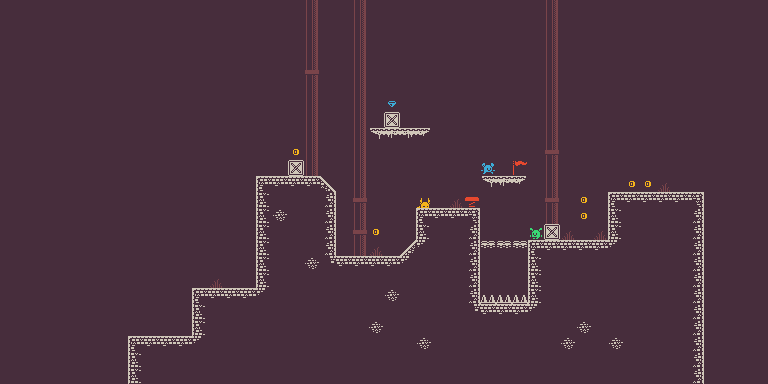

This is a level from a 2D game, rendered from its Tiled map with the project's own tilesets. A one-line summary and the complete map file follow:
An orthogonal 48x24 tile map with 16x16 px tiles, 1 tile layer (Tile Layer 1).

<map version="1.10" tiledversion="1.10.1" orientation="orthogonal" renderorder="right-down" width="48" height="24" tilewidth="16" tileheight="16" infinite="0" nextlayerid="3" nextobjectid="1">
 <tileset firstgid="1" name="colored" tilewidth="16" tileheight="16" spacing="1" tilecount="1024" columns="32">
  <image source="tileset_legacy.png" width="543" height="543" />
 </tileset>
 <layer id="2" name="Tile Layer 1" width="48" height="24">
  <data encoding="csv">
1,1,1,1,1,1,1,1,1,1,1,1,1,1,1,1,1,1,1,55,1,1,55,1,1,1,1,1,1,1,1,1,1,1,55,1,1,1,1,1,1,1,1,1,1,1,1,1,
1,1,1,1,1,1,1,1,1,1,1,1,1,1,1,1,1,1,1,55,1,1,55,1,1,1,1,1,1,1,1,1,1,1,55,1,1,1,1,1,1,1,1,1,1,1,1,1,
1,1,1,1,1,1,1,1,1,1,1,1,1,1,1,1,1,1,1,55,1,1,55,1,1,1,1,1,1,1,1,1,1,1,55,1,1,1,1,1,1,1,1,1,1,1,1,1,
1,1,1,1,1,1,1,1,1,1,1,1,1,1,1,1,1,1,1,55,1,1,55,1,1,1,1,1,1,1,1,1,1,1,55,1,1,1,1,1,1,1,1,1,1,1,1,1,
1,1,1,1,1,1,1,1,1,1,1,1,1,1,1,1,1,1,1,87,1,1,55,1,1,1,1,1,1,1,1,1,1,1,55,1,1,1,1,1,1,1,1,1,1,1,1,1,
1,1,1,1,1,1,1,1,1,1,1,1,1,1,1,1,1,1,1,55,1,1,55,1,1,1,1,1,1,1,1,1,1,1,55,1,1,1,1,1,1,1,1,1,1,1,1,1,
1,1,1,1,1,1,1,1,1,1,1,1,1,1,1,1,1,1,1,55,1,1,55,1,152,1,1,1,1,1,1,1,1,1,55,1,1,1,1,1,1,1,1,1,1,1,1,1,
1,1,1,1,1,1,1,1,1,1,1,1,1,1,1,1,1,1,1,55,1,1,55,1,88,1,1,1,1,1,1,1,1,1,55,1,1,1,1,1,1,1,1,1,1,1,1,1,
1,1,1,1,1,1,1,1,1,1,1,1,1,1,1,1,1,1,1,55,1,1,55,214,215,2147483863,216,1,1,1,1,1,1,1,55,1,1,1,1,1,1,1,1,1,1,1,1,1,
1,1,1,1,1,1,1,1,1,1,1,1,1,1,1,1,1,1,151,55,1,1,55,1,1,1,1,1,1,1,1,1,1,1,87,1,1,1,1,1,1,1,1,1,1,1,1,1,
1,1,1,1,1,1,1,1,1,1,1,1,1,1,1,1,1,1,88,55,1,1,55,1,1,1,1,1,1,1,246,1,306,1,55,1,1,1,1,1,1,1,1,1,1,1,1,1,
1,1,1,1,1,1,1,1,1,1,1,1,1,1,1,1,19,20,20,20,118,1,55,1,1,1,1,1,1,1,214,215,216,1,55,1,1,1,1,151,151,86,1,1,1,1,1,1,
1,1,1,1,1,1,1,1,1,1,1,1,1,1,1,1,51,1,1,1,53,1,87,1,1,1,280,1,86,183,1,1,1,1,87,1,151,1,19,20,20,20,20,21,1,1,1,1,
1,1,1,1,1,1,1,1,1,1,1,1,1,1,1,1,51,52,1,1,53,1,55,1,1,1,19,20,20,21,1,1,1,1,55,1,151,1,51,1,1,1,1,53,1,1,1,1,
1,1,1,1,1,1,1,1,1,1,1,1,1,1,1,1,51,1,1,1,53,1,87,151,1,1,51,1,1,53,1,1,1,2147483956,88,86,1,86,51,1,1,1,1,53,1,1,1,1,
1,1,1,1,1,1,1,1,1,1,1,1,1,1,1,1,51,1,1,1,53,1,55,86,1,117,148,1,1,53,179,179,179,19,20,20,20,20,148,1,1,1,1,53,1,1,1,1,
1,1,1,1,1,1,1,1,1,1,1,1,1,1,1,1,51,1,1,52,147,20,20,20,20,148,1,1,1,53,1,1,1,51,1,1,1,1,1,1,1,1,1,53,1,1,1,1,
1,1,1,1,1,1,1,1,1,1,1,1,1,86,1,1,51,1,1,1,1,1,1,1,1,1,1,1,1,53,1,1,1,51,1,1,1,1,1,1,1,1,1,53,1,1,1,1,
1,1,1,1,1,1,1,1,1,1,1,1,19,20,20,20,148,1,1,1,1,1,1,1,52,1,1,1,1,53,23,23,23,51,1,1,1,1,1,1,1,1,1,53,1,1,1,1,
1,1,1,1,1,1,1,1,1,1,1,1,51,1,1,1,1,1,1,1,1,1,1,1,1,1,1,1,1,147,20,20,20,148,1,1,1,1,1,1,1,1,1,53,1,1,1,1,
1,1,1,1,1,1,1,1,1,1,1,1,51,1,1,1,1,1,1,1,1,1,1,52,1,1,1,1,1,1,1,1,1,1,1,1,52,1,1,1,1,1,1,53,1,1,1,1,
1,1,1,1,1,1,1,1,19,20,20,20,148,1,1,1,1,1,1,1,1,1,1,1,1,1,52,1,1,1,1,1,1,1,1,52,1,1,52,1,1,1,1,53,1,1,1,1,
1,1,1,1,1,1,1,1,51,1,1,1,1,1,1,1,1,1,1,1,1,1,1,1,1,1,1,1,1,1,1,1,1,1,1,1,1,1,1,1,1,1,1,53,1,1,1,1,
1,1,1,1,1,1,1,1,51,1,1,1,1,1,1,1,1,1,1,1,1,1,1,1,1,1,1,1,1,1,1,1,1,1,1,1,1,1,1,1,1,1,1,53,1,1,1,1
</data>
 </layer>
</map>